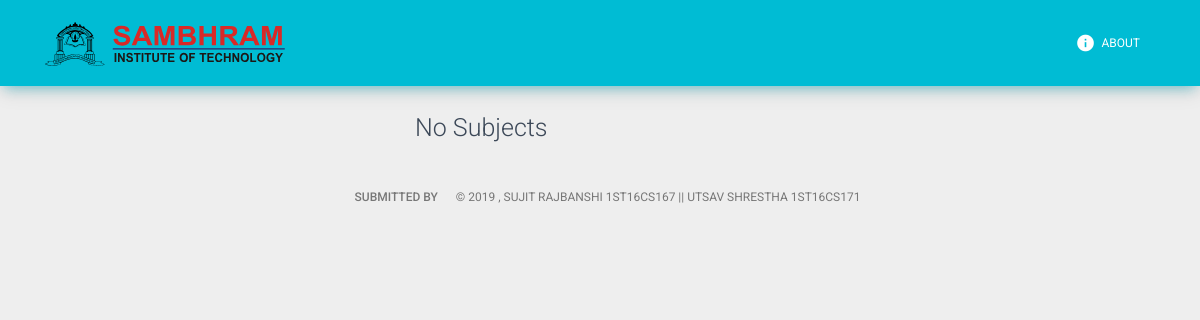
The app's page /routine/, older data.
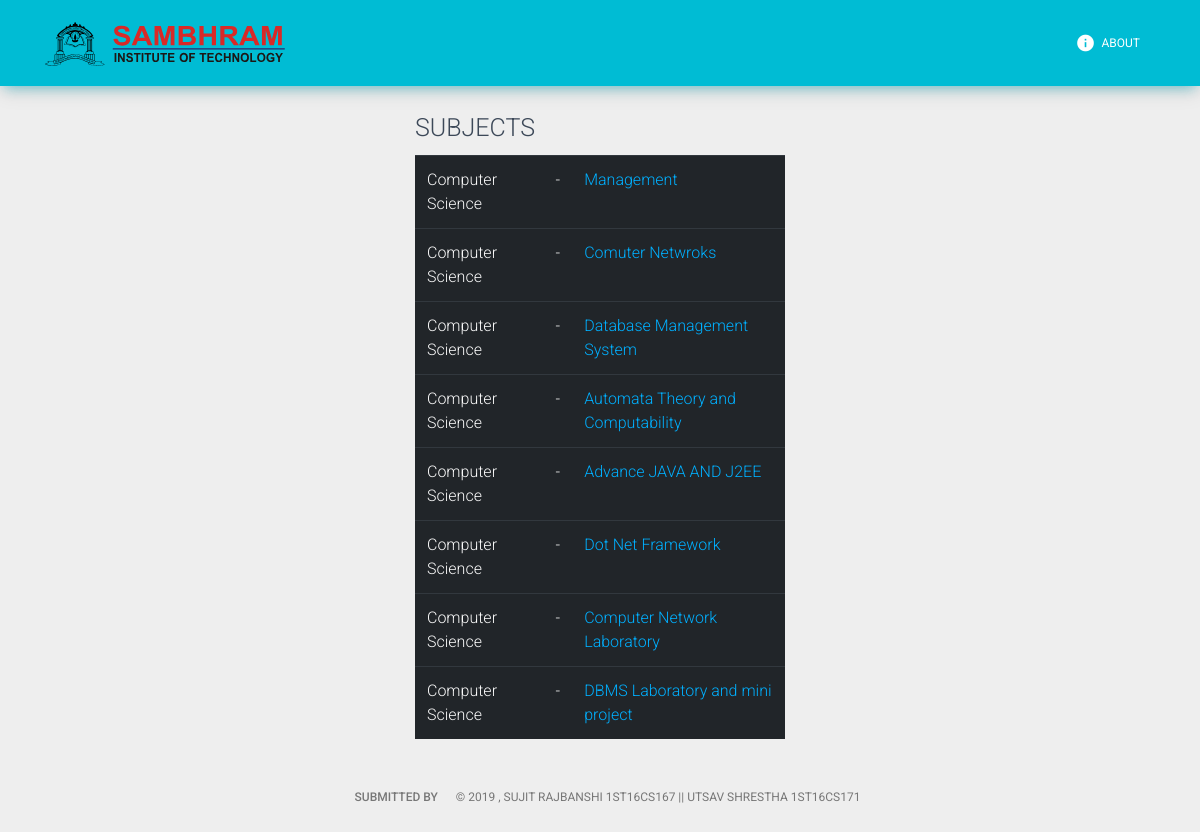
The same page, newer data.
### routine/models.py (models this page shows, shortened)
class Subject(models.Model):
    code = models.CharField(max_length=50)
    name = models.CharField(max_length=50)
    department = models.ForeignKey(Department, on_delete=models.CASCADE)
    is_lab = models.BooleanField(default=False)

class Department(models.Model):
    name = models.CharField(max_length=100)
    code = models.CharField(max_length=10)
    def __str__(self):
        return self.name

### routine/views.py (the view)
# urls.py: path('', views.index, name='index'),
def index(request):
    all_subjects = Subject.objects.all()
    context = {'all_subjects': all_subjects}
    return render(request, 'routine/index.html', context)

### routine/templates/routine/index.html
{% extends 'routine/base.html' %}
{% block content %}
    <div class="container col-sm-12 col-lg-4 align-left">
        {% if all_subjects %}
            <h3>SUBJECTS</h3>
            <table class="table table-dark">
                {% for subject in all_subjects %}
                    <tr>
                        <td>{{ subject.department }}</td>
                        <td>-</td>
                        <td><a style="color: #00b0ff;" href="{% url 'routine:detail' subject.id %}">{{ subject.name }}</a></td>
                    </tr>
                {% endfor %}
            </table>
        {% else %}
            <h3>No Subjects</h3>
        {% endif %}
    </div>
{% endblock %}

### routine/templates/routine/base.html (shortened to what this page needs)
{% load static %}
<!DOCTYPE html>
<html lang="en">
<head>
    <link rel="stylesheet" href="https://maxcdn.bootstrapcdn.com/font-awesome/latest/css/font-awesome.min.css"/>
    <link rel="stylesheet" type="text/css" href="{% static 'css/material-kit.css' %}"/>
    <link href="{% static 'css/override.css' %}" rel="stylesheet"/>
</head>
<body style="padding-top: 90px;">
<nav class="navbar navbar-color-on-scroll fixed-top navbar-expand-lg bg-info">
    <div class="container">
        <div class="navbar-translate mb-3">
            <a class="navbar-brand js-scroll-trigger" href="{% url 'dashboard:home' %}">
                <img class="logo-navbar img-fluid" src="{% static 'images/logo.svg' %}">
            </a>
        </div>
        <div class="collapse navbar-collapse">
            <ul class="navbar-nav ml-auto">
                <li class="nav-item">
                    <a href="{% url 'dashboard:about' %}" class="nav-link">
                        <i class="material-icons">info</i> About
                    </a>
                </li>
            </ul>
        </div>
    </div>
</nav>
{% block content %}
{% endblock %}
<footer class="footer footer-default">
    <div class="container">
        <small>
        <ul>
            <li>
                <a href="{% url 'dashboard:about' %}">
                    Submitted By
                </a>
            </li>
            <li>
                    &copy;
                    , SUJIT RAJBANSHI 1ST16CS167 || UTSAV SHRESTHA 1ST16CS171
            </li>
        </ul>
            </small>
    </div>
</footer>
</body>
</html>

### static/css/override.css (style rules this page uses)
img.logo-navbar { width: 15rem !important; height: 3rem !important; border-radius: 5px; }

Row changes from the older to the newer data that the page shows:
added Subject: department "Computer Science", name "Management"
added Subject: department "Computer Science", name "Comuter Netwroks"
added Subject: department "Computer Science", name "Database Management System"
added Subject: department "Computer Science", name "Automata Theory and Computability"
added Subject: department "Computer Science", name "Advance JAVA AND J2EE"
added Subject: department "Computer Science", name "Dot Net Framework"
added Subject: department "Computer Science", name "Computer Network Laboratory"
added Subject: department "Computer Science", name "DBMS Laboratory and mini project"
Text that changed along with them:
text no longer shown: "No Subjects"
text now shown: "SUBJECTS"
